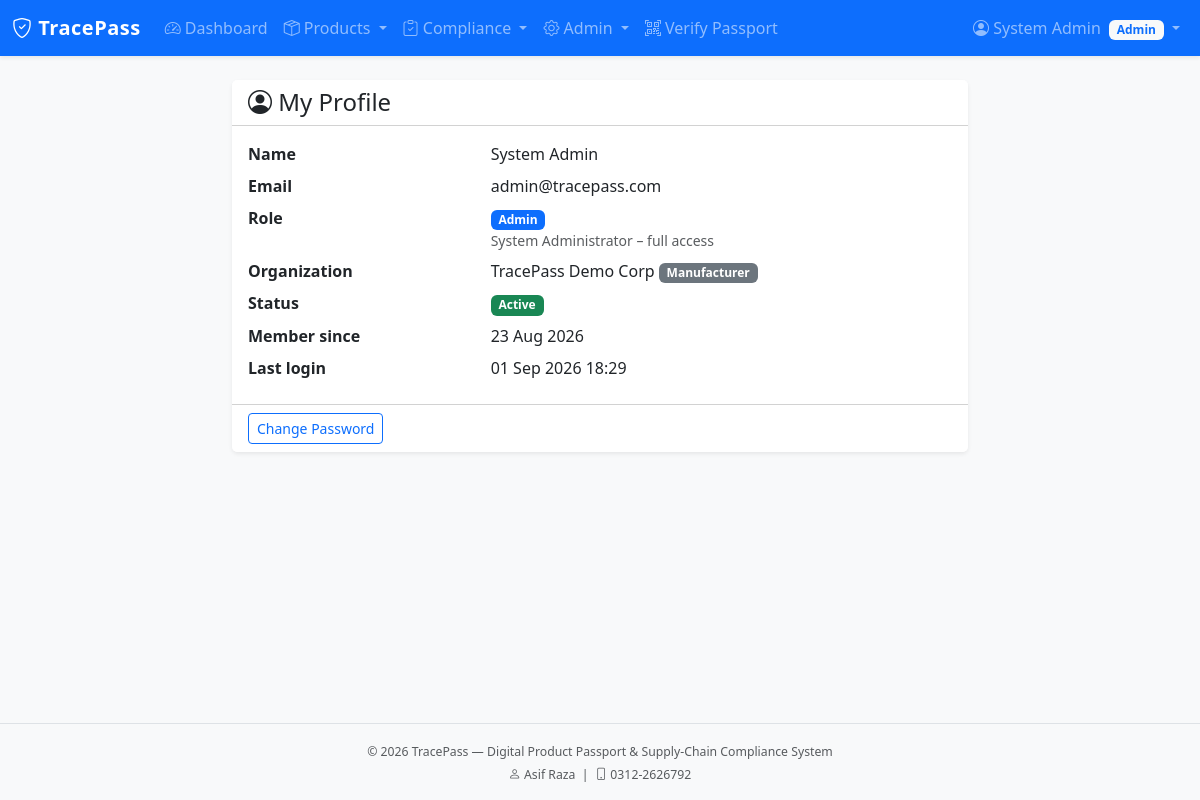
Screenshot of /profile (signed in) with the database file from the repository.
### app/models/user.py (models this page shows, shortened)
class User(UserMixin, db.Model):
    __tablename__ = 'users'
    id = db.Column(db.Integer, primary_key=True)
    name = db.Column(db.String(100), nullable=False)
    email = db.Column(db.String(120), unique=True, nullable=False, index=True)
    password_hash = db.Column(db.String(256), nullable=False)
    role_id = db.Column(db.Integer, db.ForeignKey('roles.id'), nullable=False)
    organization_id = db.Column(db.Integer, db.ForeignKey('organizations.id'), nullable=True)
    is_active = db.Column(db.Boolean, default=True)
    last_login = db.Column(db.DateTime)
    created_at = db.Column(db.DateTime, default=datetime.utcnow)
    updated_at = db.Column(db.DateTime, default=datetime.utcnow, onupdate=datetime.utcnow)
    @property
    def password(self):
        raise AttributeError('password is not a readable attribute')
    def has_role(self, *role_names):
        if self.role is None:
            return False
        return self.role.name in role_names

### app/models/role.py (models this page shows, shortened)
class Role(db.Model):
    __tablename__ = 'roles'
    id = db.Column(db.Integer, primary_key=True)
    name = db.Column(db.String(64), unique=True, nullable=False, index=True)
    description = db.Column(db.String(255))
    permissions = db.Column(db.Integer, default=0)  # bitmask style if needed later
    is_default = db.Column(db.Boolean, default=False)
    created_at = db.Column(db.DateTime, default=datetime.utcnow)
    users = db.relationship('User', backref='role', lazy='dynamic')
    PERMISSION_VIEW_PUBLIC = 0x01
    PERMISSION_MANAGE_PRODUCTS = 0x02
    PERMISSION_MANAGE_SUPPLIERS = 0x04
    PERMISSION_COMPLIANCE = 0x08
    PERMISSION_ADMIN = 0x80

### app/models/organization.py (models this page shows, shortened)
class Organization(db.Model):
    __tablename__ = 'organizations'
    id = db.Column(db.Integer, primary_key=True)
    name = db.Column(db.String(150), nullable=False, index=True)
    type = db.Column(db.String(50), nullable=False)  # supplier, manufacturer, distributor, auditor, other
    registration_no = db.Column(db.String(100), unique=True)
    contact_email = db.Column(db.String(120))
    contact_phone = db.Column(db.String(30))
    address = db.Column(db.Text)
    country = db.Column(db.String(80))
    is_verified = db.Column(db.Boolean, default=False)
    is_active = db.Column(db.Boolean, default=True)
    created_at = db.Column(db.DateTime, default=datetime.utcnow)
    updated_at = db.Column(db.DateTime, default=datetime.utcnow, onupdate=datetime.utcnow)
    users = db.relationship('User', backref='organization', lazy='dynamic')
    @property
    def display_type(self):
        return self.type.replace('_', ' ').title() if self.type else ''

### app/main/routes.py (the view)
@main_bp.route('/profile')
@login_required
def profile():
    return render_template('profile.html', title='My Profile', user=current_user)

### app/models/user.py (called while the page is built)
@login_manager.user_loader
def load_user(user_id):
    return User.query.get(int(user_id))

### app/templates/profile.html
{% extends "base.html" %}
{% block content %}
<div class="container">
    <div class="row justify-content-center">
        <div class="col-md-8">
            <div class="card">
                <div class="card-header bg-white">
                    <h4 class="mb-0"><i class="bi bi-person-circle"></i> My Profile</h4>
                </div>
                <div class="card-body">
                    <dl class="row mb-0">
                        <dt class="col-sm-4">Name</dt>
                        <dd class="col-sm-8">{{ user.name }}</dd>
                        <dt class="col-sm-4">Email</dt>
                        <dd class="col-sm-8">{{ user.email }}</dd>
                        <dt class="col-sm-4">Role</dt>
                        <dd class="col-sm-8">
                            <span class="badge bg-primary">{{ user.role.name }}</span>
                            {% if user.role.description %}
                                <small class="text-muted d-block">{{ user.role.description }}</small>
                            {% endif %}
                        </dd>
                        <dt class="col-sm-4">Organization</dt>
                        <dd class="col-sm-8">
                            {% if user.organization %}
                                {{ user.organization.name }}
                                <span class="badge bg-secondary">{{ user.organization.display_type }}</span>
                            {% else %}
                                <span class="text-muted">— None —</span>
                            {% endif %}
                        </dd>
                        <dt class="col-sm-4">Status</dt>
                        <dd class="col-sm-8">
                            {% if user.is_active %}
                                <span class="badge bg-success">Active</span>
                            {% else %}
                                <span class="badge bg-danger">Inactive</span>
                            {% endif %}
                        </dd>
                        <dt class="col-sm-4">Member since</dt>
                        <dd class="col-sm-8">{{ user.created_at.strftime('%d %b %Y') if user.created_at else '—' }}</dd>
                        <dt class="col-sm-4">Last login</dt>
                        <dd class="col-sm-8">{{ user.last_login.strftime('%d %b %Y %H:%M') if user.last_login else '—' }}</dd>
                    </dl>
                </div>
                <div class="card-footer bg-white">
                    <a href="{{ url_for('auth.change_password') }}" class="btn btn-outline-primary btn-sm">
                        Change Password
                    </a>
                </div>
            </div>
        </div>
    </div>
</div>
{% endblock %}

### app/templates/includes/navbar.html (shortened to what this page needs)
<nav class="navbar navbar-expand-lg navbar-dark bg-primary shadow-sm">
    <div class="container-fluid">
        <a class="navbar-brand fw-bold" href="{{ url_for('main.index') }}">
            <i class="bi bi-shield-check"></i> TracePass
        </a>
        <div class="collapse navbar-collapse" id="mainNav">
            <ul class="navbar-nav me-auto mb-2 mb-lg-0">
                {% if current_user.is_authenticated %}
                    <li class="nav-item">
                        <a class="nav-link" href="{{ url_for('main.dashboard') }}">
                            <i class="bi bi-speedometer2"></i> Dashboard
                        </a>
                    </li>
                    {% if current_user.has_role('Manufacturer', 'Admin', 'Auditor', 'Distributor', 'Supplier') %}
                    <li class="nav-item dropdown">
                        <a class="nav-link dropdown-toggle" href="#" data-bs-toggle="dropdown">
                            <i class="bi bi-box-seam"></i> Products
                        </a>
                    </li>
                    {% endif %}
                    {% if current_user.has_role('Auditor', 'Admin') %}
                    <li class="nav-item dropdown">
                        <a class="nav-link dropdown-toggle" href="#" data-bs-toggle="dropdown">
                            <i class="bi bi-clipboard-check"></i> Compliance
                        </a>
                    </li>
                    {% elif current_user.has_role('Supplier', 'Manufacturer') %}
                    <li class="nav-item">
                        <a class="nav-link" href="{{ url_for('compliance.certificates') }}">
                            <i class="bi bi-file-earmark-check"></i> Certificates
                        </a>
                    </li>
                    {% endif %}
                    {% if current_user.has_role('Admin') %}
                    <li class="nav-item dropdown">
                        <a class="nav-link dropdown-toggle" href="#" data-bs-toggle="dropdown">
                            <i class="bi bi-gear"></i> Admin
                        </a>
                    </li>
                    {% endif %}
                {% endif %}
                <li class="nav-item">
                    <a class="nav-link" href="{{ url_for('public.verify') }}">
                        <i class="bi bi-qr-code-scan"></i> Verify Passport
                    </a>
                </li>
            </ul>
            <ul class="navbar-nav ms-auto">
                {% if current_user.is_authenticated %}
                    <li class="nav-item dropdown">
                        <a class="nav-link dropdown-toggle" href="#" data-bs-toggle="dropdown">
                            <i class="bi bi-person-circle"></i>
                            {{ current_user.name }}
                            <span class="badge bg-light text-primary ms-1">{{ current_user.role.name }}</span>
                        </a>
                    </li>
                {% endif %}
            </ul>
        </div>
    </div>
</nav>

### app/static/css/style.css (style rules this page uses)
:root { --tp-primary: #0d6efd; --tp-dark: #0a2540; }
body { min-height: 100vh; display: flex; flex-direction: column; background-color: #f8f9fa; }
.navbar-brand { letter-spacing: 0.5px; }
.card { border: none; box-shadow: 0 0.125rem 0.25rem rgba(0, 0, 0, 0.075); }

### rows the page displays
User: name "System Admin", email "admin@tracepass.com", created_at "23 Aug 2026", last_login "01 Sep 2026 18:29"
Role: role.name "Admin", role.description "System Administrator – full access"
Organization: organization.name "TracePass Demo Corp", organization.display_type "Manufacturer"
